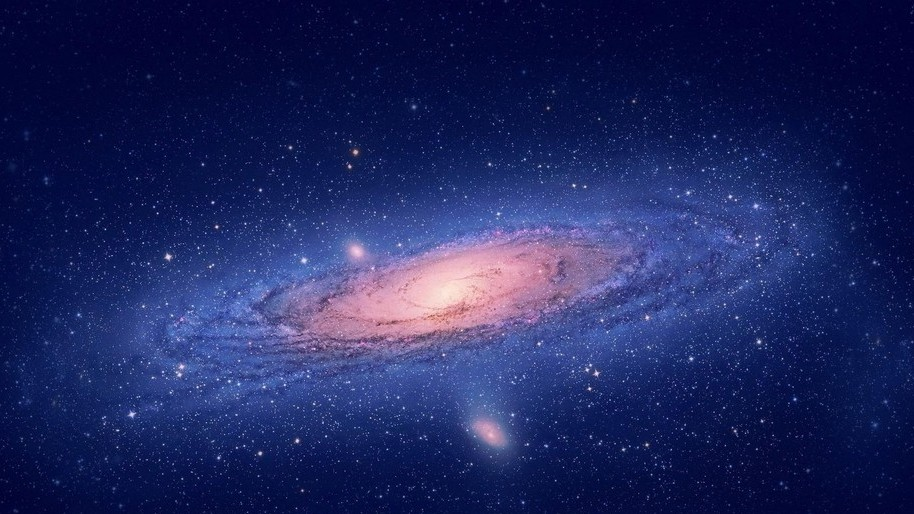
#> input picture data/uni4.jpg, 914 x 514 px, given in place of the camera
$ python '线段识别.py'
#> lines starting #> are read from the running program, lines starting #| are printed output that depends on the picture; after the words box and inside, x2 and y2 are one past the last pixel; in counts of white or black regions, pixels touching at a corner belong together
#!/usr/bin/env python
# coding: utf-8

# In[ ]:


# -*- coding: utf-8 -*-

import cv2
import numpy as np

#两个回调函数
def HoughLinesP(minLineLength):
    tempIamge = scr.copy()
    lines = cv2.HoughLinesP( edges, 1, np.pi/180,threshold=minLineLength,minLineLength=180,maxLineGap=40)
    i=0
    max_len = 0
    max_x1,max_x2,max_y1,max_y2=0,0,0,0
    if np.any(lines)==None:
        return scr
    for line in lines:
        # newlines1 = lines[:, 0, :]
        #print("line["+str(i)+"]=",line)
        x1,y1,x2,y2 = line[0]   #两点确定一条直线，这里就是通过遍历得到的两个点的数据 （x1,y1）(x2,y2)
        cv2.line(tempIamge,(x1,y1),(x2,y2),(0,0,255),2)     #在原图上画线
        # 转换为浮点数，计算斜率
        x1 = float(x1)
        x2 = float(x2)
        y1 = float(y1)
        y2 = float(y2)
        #print("x1=%s,x2=%s,y1=%s,y2=%s" % (x1, x2, y1, y2))
        if((x2 - x1) > max_len):
            max_len = x2 - x1
            max_x1 = x1
            max_x2 = x2
            max_y1 = y1
            max_y2 = y2
        i = i+1
    print("x1=%s,x2=%s,y1=%s,y2=%s" % (max_x1, max_x2, max_y1, max_y2))
    if max_x2 - max_x1 == 0:
        print("直线是竖直的")
        result=90
    elif max_y2 - max_y1 == 0 :
        print("直线是水平的")
        result=0
    else:
        # 计算斜率
        k = -(max_y2 - max_y1) / (max_x2 - max_x1)
        # 求反正切，再将得到的弧度转换为度
        result = np.arctan(k) * 57.29577
        print("直线倾斜角度为：" + str(result) + "度")

    cv2.imshow(window_name,tempIamge)

#临时变量
minLineLength = 20

#全局变量
# minLINELENGTH = 20
window_name = "HoughLines Demo"


#读入图片，模式为灰度图，创建窗口
scr = cv2.imread("test.jpg")
cap = cv2.VideoCapture(0)
ret, frame = cap.read()
#> frame is the input picture: shape (514, 914, 3); mean B, G, R 95.2, 39.2, 30.9
scr=frame
gray = cv2.cvtColor(scr,cv2.COLOR_BGR2GRAY)
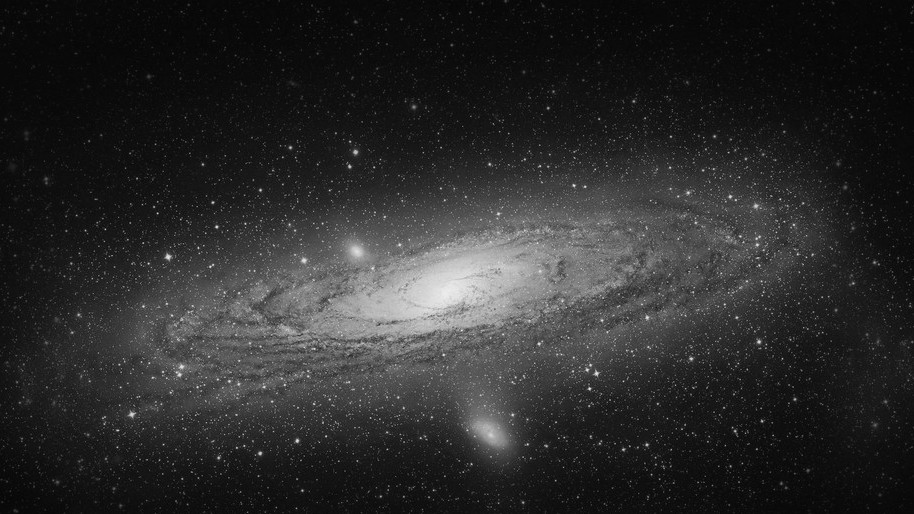
#> gray: shape (514, 914); min 5, max 237, mean 43.1
img = cv2.GaussianBlur(gray,(3,3),0)
edges = cv2.Canny(img, 50, 150, apertureSize = 3)
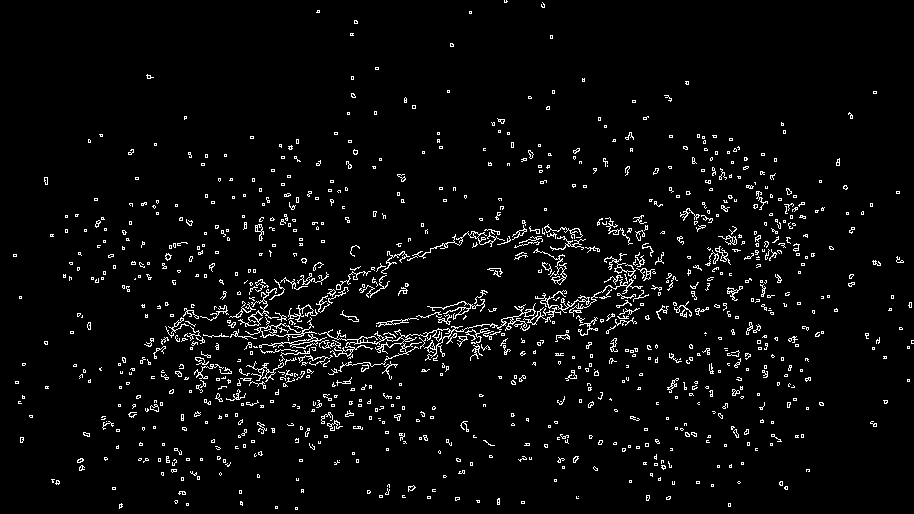
#> edges: shape (514, 914); 3.8% white in thin lines or dots
cv2.namedWindow(window_name)
#初始化
HoughLinesP(minLineLength)
#> in HoughLinesP, `lines = cv2.HoughLinesP( edges, 1, np.pi/180,threshold=minLineLength,m..`: lines = 73 rows, first 6: [202, 391, 462, 326], [386, 365, 778, 237], [202, 381, 578, 315], [184, 379, 454, 326], [170, 335, 616, 343], [454, 236, 698, 215]
#> the loop in HoughLinesP, `for line in lines: # newlines1 = lines[:, 0, :] #print("line["+str(i)+..` made 73 passes
#> (x1, y1, x2, y2, max_len, max_x1, max_x2, max_y1) on passes 1, 2, 5, 28, 29: (202, 391, 462, 326, 260, 202, 462, 391), (386, 365, 778, 237, 392, 386, 778, 365), (170, 335, 616, 343, 446, 170, 616, 335), (162, 347, 692, 357, 530, 162, 692, 347), (237, 391, 789, 294, 552, 237, 789, 391)
#> (x1, y1, x2, y2) on passes 3, 4, 6, 7, 8, 9: (202, 381, 578, 315), (184, 379, 454, 326), (454, 236, 698, 215), (408, 318, 660, 318), (522, 312, 708, 283), (204, 400, 482, 299)
#> after the loop in HoughLinesP, `for line in lines:`:
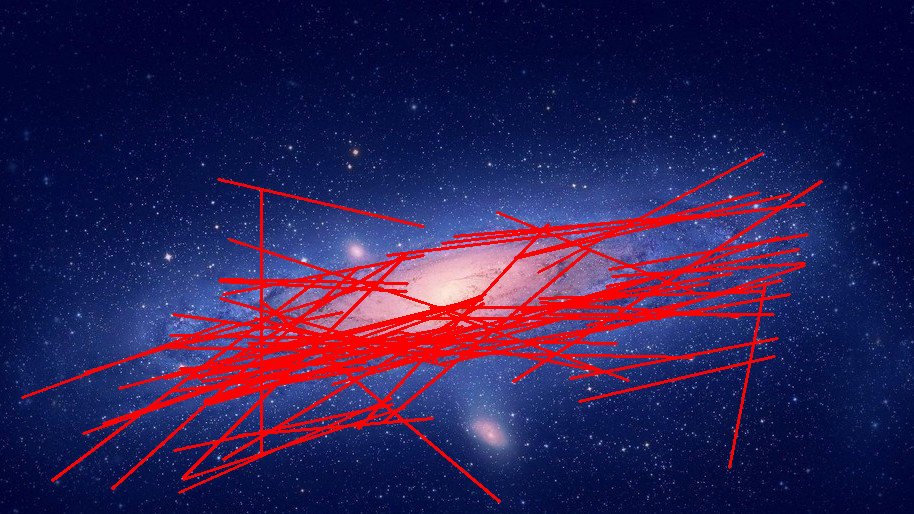
#> tempIamge: shape (514, 914, 3); 9.05% of pixels changed, all inside (x1, y1, x2, y2) = (21, 152, 823, 503)
#> after the loop in HoughLinesP, `for line in lines:`: i = 73; max_len = 552; max_x1 = 237; max_x2 = 789; max_y1 = 391; max_y2 = 294
#| x1=237.0,x2=789.0,y1=391.0,y2=294.0
#> in HoughLinesP, `k = -(max_y2 - max_y1) / (max_x2 - max_x1)`: k = 0.176
#> in HoughLinesP, `result = np.arctan(k) * 57.29577`: result = 9.97
#| 直线倾斜角度为：9.966523843127758度

if cv2.waitKey(0) == 27:
#> (key Esc is pressed here)
    cv2.destroyAllWindows()


# In[ ]:
